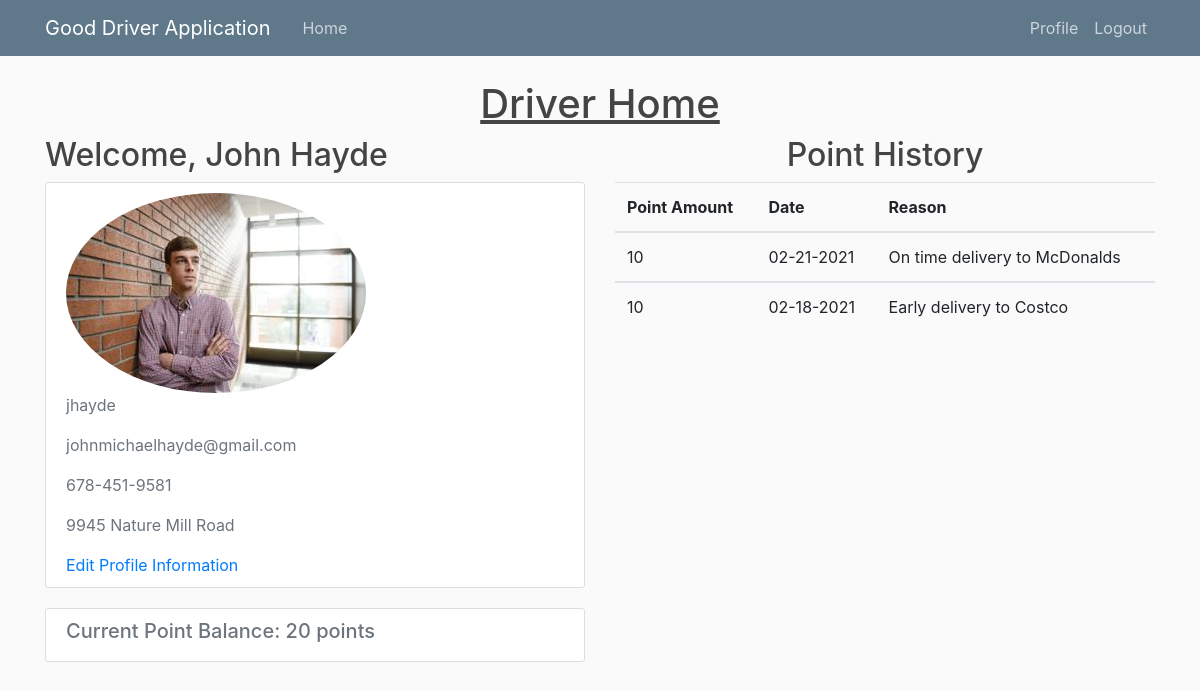
/driver_home/ (signed in), run on the app's committed database.
### users/models.py (models this page shows, shortened)
class Driver(models.Model):
	username = models.CharField(max_length=30)
	password = models.CharField(max_length=30)
	first_name = models.CharField(max_length=20)
	last_name = models.CharField(max_length=30)
	phone_num = models.CharField(max_length=15)
	email = models.CharField(max_length=30)
	address = models.CharField(max_length=50)
	points = models.IntegerField(default=0)
	sponsor = models.CharField(max_length=50, default = "")
	profile_photo = models.ImageField(default='default.jpg', upload_to='profile_photos')

class PointHist(models.Model):
	username = models.CharField(max_length=30)
	sponsor_username = models.CharField(max_length=30)
	date = models.CharField(max_length=30)
	points = models.IntegerField(default=0)
	reason = models.CharField(max_length=300)

### portal/views.py (the view)
# urls.py: path('driver_home/', views.driver_home, name='driver-home'),
def driver_home(request):
	user = request.user
	driver = Driver.objects.get(username=user.username)
	try:
		point_hist = PointHist.objects.filter(username=user.username)
	except PointHist.DoesNotExist:
		point_hist = None
	data = {
	'points' : driver.points,
	'point_hist' : point_hist,
	'first_name' : driver.first_name,
	'last_name' : driver.last_name,
	'phone_num' : driver.phone_num,
	'address' : driver.address,
	'profile_photo' : driver.profile_photo.url,
	'sponsor' : driver.sponsor
	}
	return render(request, 'portal/driver_home.html', data)

### portal/templates/portal/driver_home.html
{% extends "portal/base.html" %}
{% load static %}
{% block content %}
	<div class="row">
		<div class="col-md-12 d-flex justify-content-center">
			<h1 style="text-decoration: underline;">Driver Home</h1>
		</div>
	</div>
	<div class="row">
		<div class="col-md-6">
			<h2 class="account-heading">Welcome, {{ first_name }} {{ last_name }}</h2>
			<div class="content-section">
				<div class="media-body">
					<img class="rounded-circle account-img img-fluid" src="{{ profile_photo }}">
					<p class="text-secondary">{{ user.username }}</p>
					<p class="text-secondary">{{ user.email }}</p>
					<p class="text-secondary">{{ phone_num }}</p>
					<p class="text-secondary">{{ address }}</p>
					<a href="{% url 'update-info' %}">Edit Profile Information</a>
				</div>
			</div>
			<div class="content-section">
				<div class="media-heading">
					<h5 class="text-secondary">Current Point Balance: {{ points }} points</h5>
				</div>
			</div>
		</div>
		<div class="col-md-6">
			<h2 class="media-heading d-flex justify-content-center">Point History</h2>
			{% if point_hist %}
				<table class="table">
					<tr>
						<th scope="col">Point Amount</th>
						<th scope="col">Date</th>
						<th scope="col">Reason</th>
					</tr>
					{% for item in point_hist reversed %}
						<tbody>
							<tr>
								<td>{{ item.points }}</td>
								<td>{{ item.date }}</td>
								<td>{{ item.reason }}</td>
							</tr>
						</tbody>
					{% endfor %}
				</table>
			{% else %}
				<p class="text-secondary">No Point History To Display</p>
			{% endif %}
		</div>
	</div>
{% endblock content%}

### portal/static/portal/main.css (style rules this page uses)
body { background: #fafafa; color: #333333; margin-top: 5rem; }
h1, h2, h3, h4, h5, h6 { color: #444444; }
.content-section { background: #ffffff; padding: 10px 20px; border: 1px solid #dddddd; border-radius: 3px; margin-bottom: 20px; }

### data on the page
Driver: first_name "John", last_name "Hayde", phone_num "678-451-9581", address "9945 Nature Mill Road"
PointHist: points "10", date "02-21-2021", reason "On time delivery to McDonalds"
PointHist: points "10", date "02-18-2021", reason "Early delivery to Costco"

### other printed values
{{ user.username }} "jhayde"
{{ user.email }} "johnmichaelhayde@gmail.com"
{{ points }} "20"
